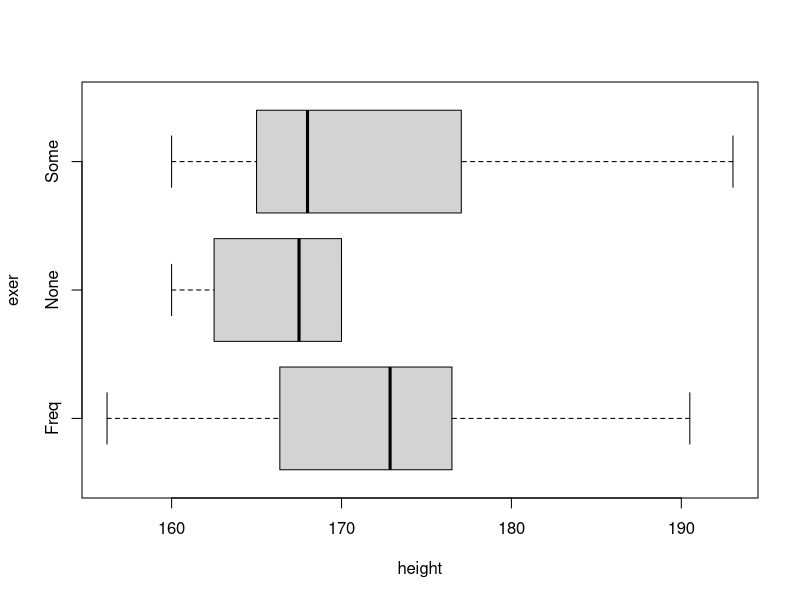
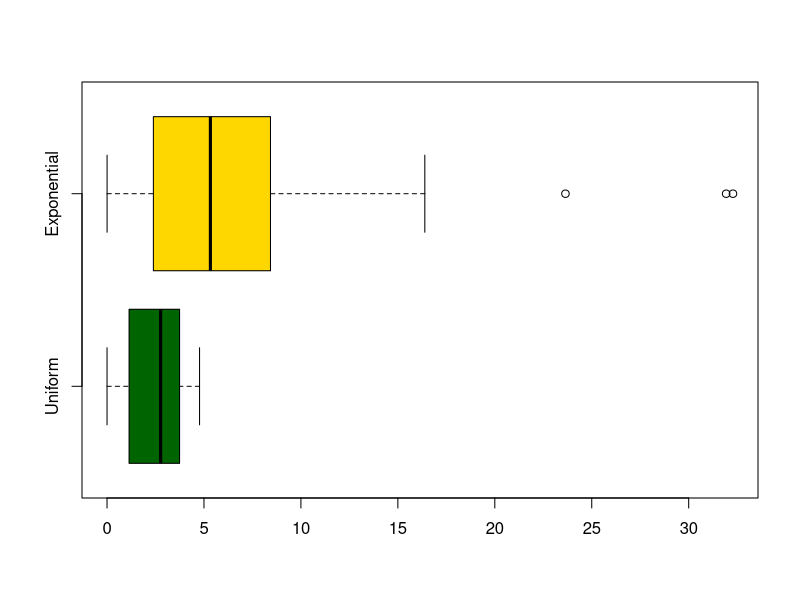
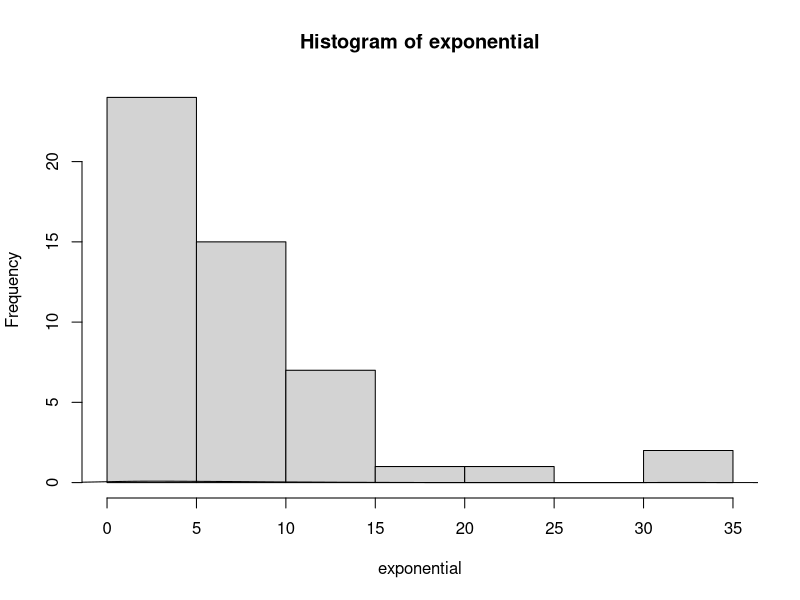

These charts were generated, in order, by the following R code:
## ---- chunk 1
library('MASS')
colnames(survey)

indexes = sample(nrow(survey), 50)
students = survey[indexes,]
rownames(students) = 1:nrow(students)
students

## ---- chunk 2
women = students[students$Sex == 'Female',]
women_by_age = women[order(women$Age),]
youngest_woman = women_by_age[1,]
youngest_woman
## ---- chunk 3
students_by_height = students[order(-students$Height),]
highest_3_sex = students_by_height[1:3, 'Sex']
highest_3_sex
## ---- chunk 4
men = students[students$Sex == 'Male',]
men_over_80_pulse = men[men$Pulse > 80,]
mean(men_over_80_pulse$Age, na.rm = TRUE)
## ---- chunk 5
exer = students$Exer
height = students$Height
boxplot(height~exer, horizontal = TRUE)
## ---- chunk 6
uniform = runif(50, 0, 5)
exponential = rexp(50, rate=1/10)
## ---- chunk 7
boxplot(uniform, exponential, horizontal = TRUE, names = c('Uniform', 'Exponential'), col = c("darkgreen", "gold"))
## ---- chunk 8
hist(exponential)
lines(density(exponential))
# TODO
